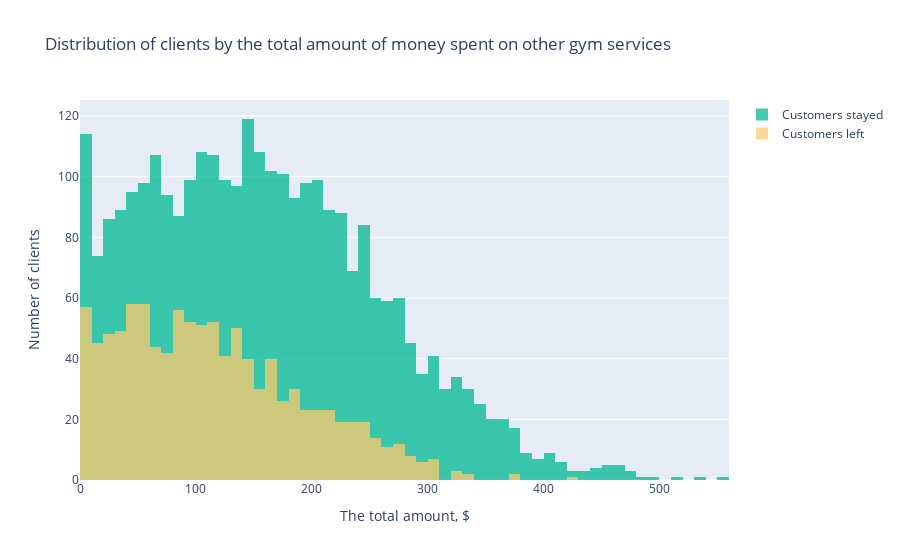

The code cell stored with this chart in its notebook:
### Markdown cell above
As we can see in the graph, younger clients are more likely to stop going to the gym.

### Code cell
plot_histogram('charges_for_services',
               'Distribution of clients by the total amount of money spent on other gym services',
               'The total amount, $')

### Figure 1 — Plotly figure (JSON) as saved in the notebook; plotly's stock layout.template omitted (floating-point values rounded to 4 significant figures; data arrays with more than 128 entries replaced by an {"elided": "..."} marker saying what was removed)
{"data": [{"alignmentgroup": "True", "bingroup": "x", "hovertemplate": "=Customers stayed<br>charges_for_services=%{x}<br>count=%{y}<extra></extra>", "legendgroup": "Customers stayed", "marker": {"color": "#00b894"}, "name": "Customers stayed", "offsetgroup": "Customers stayed", "opacity": 0.75, "orientation": "v", "showlegend": true, "type": "histogram", "x": {"elided": "2939 float values"}, "xaxis": "x", "yaxis": "y"}, {"alignmentgroup": "True", "bingroup": "x", "hovertemplate": "=Customers left<br>charges_for_services=%{x}<br>count=%{y}<extra></extra>", "legendgroup": "Customers left", "marker": {"color": "#fdcb6e"}, "name": "Customers left", "offsetgroup": "Customers left", "opacity": 0.75, "orientation": "v", "showlegend": true, "type": "histogram", "x": {"elided": "1061 float values"}, "xaxis": "x", "yaxis": "y"}], "layout": {"barmode": "overlay", "legend": {"title": {"text": ""}, "tracegroupgap": 0}, "title": {"text": "Distribution of clients by the total amount of money spent on other gym services"}, "xaxis": {"anchor": "y", "domain": [0, 1], "title": {"text": "The total amount, $"}}, "yaxis": {"anchor": "x", "domain": [0, 1], "title": {"text": "Number of clients"}}}}
